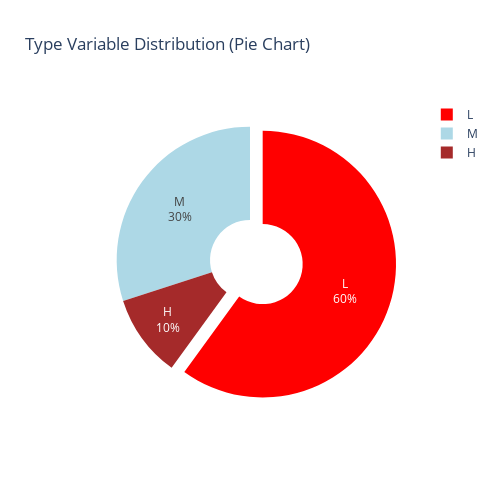

Notebook code for this chart:
### Code cell
# Visualizing the target variable distribution

# Create a pie chart for 'Type' variable using Plotly
pie_fig = px.pie(
    df,
    names='Type',
    title="Type Variable Distribution (Pie Chart)",
    color='Type',
    color_discrete_sequence=['lightblue', 'red', 'brown'],
    hole=0.3,
    height=500,
    width=500
)
pie_fig.update_traces(textinfo='percent+label', pull=[0, 0.1, 0.2], showlegend=True)
pie_fig.show()

### Figure 1 — Plotly figure (JSON) as saved in the notebook; plotly's stock layout.template omitted (floating-point values rounded to 4 significant figures; data arrays with more than 128 entries replaced by an {"elided": "..."} marker saying what was removed)
{"data": [{"customdata": {"elided": "10000x1 str values"}, "domain": {"x": [0, 1], "y": [0, 1]}, "hole": 0.3, "hovertemplate": "Type=%{customdata[0]}<extra></extra>", "labels": {"elided": "10000 str values"}, "legendgroup": "", "marker": {"colors": {"elided": "10000 str values"}}, "name": "", "pull": [0, 0.1, 0.2], "showlegend": true, "textinfo": "percent+label", "type": "pie"}], "layout": {"height": 500, "legend": {"tracegroupgap": 0}, "piecolorway": ["lightblue", "red", "brown"], "title": {"text": "Type Variable Distribution (Pie Chart)"}, "width": 500}}
